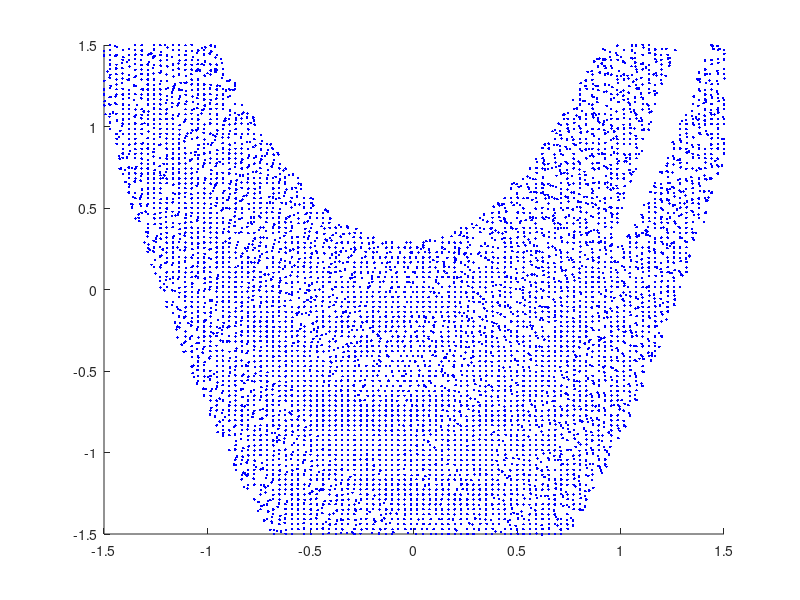

Source code (MATLAB):
clear;clc;close all
a=1.4;
b=0.3;
f=@(x,y)y+1-a.*x.*x;
g=@(x,y)b*x;
f_inv=@(x,y)y/b;
g_inv=@(x,y)x-1+a/b/b*y.*y;
[x,y]=meshgrid(linspace(-1.5,1.5,100));
for m=20
    %subplot(3,3,(m+1)/3)
    hold on
    for i=1:m
        x_temp=f(x,y);
        y_temp=g(x,y);
        x=x_temp;
        y=y_temp;
    end
    for i=1:m
        x_temp=f_inv(x,y);
        y_temp=g_inv(x,y);
        x=x_temp;
        y=y_temp;
    end
    plot3(x,y,0.04*ones(100,100),'b.')
    axis([-1.5 1.5 -1.5 1.5])
    %title(m)
end